Frame 1 (no input): blank canvas, image omitted
Frame 60 (the mouse pressed at the canvas centre just before this capture): blank canvas, image omitted
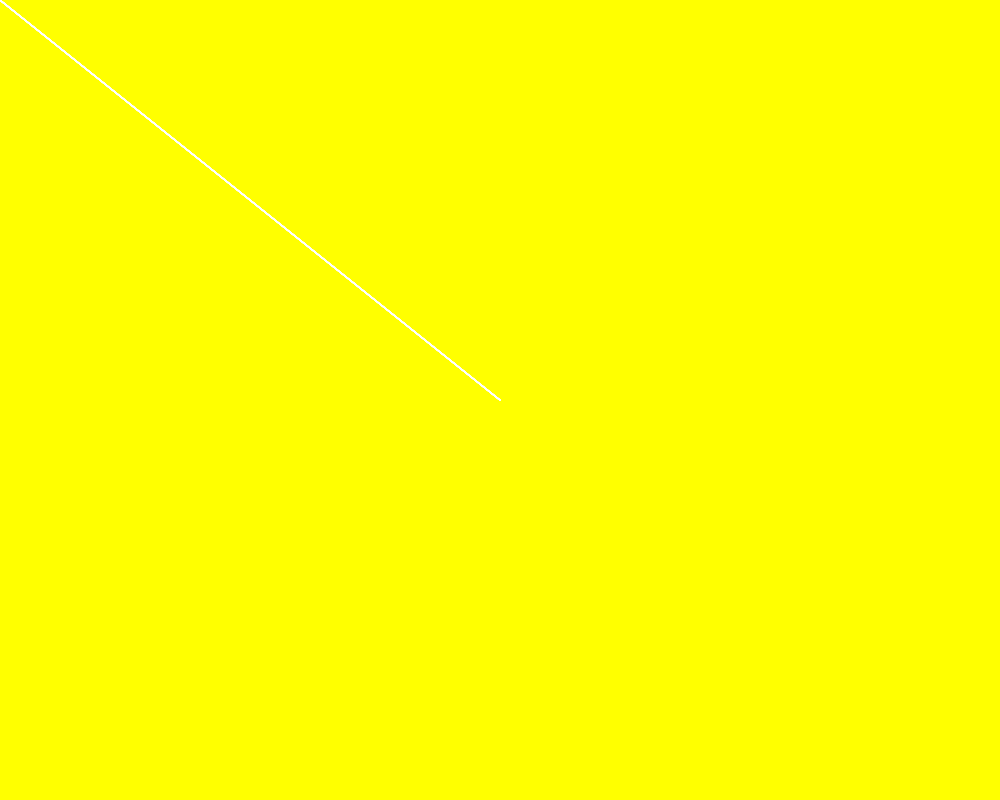
Frame 120 (the mouse held since frame 60 and released just before this capture)

The Processing sketch whose frames 1 and 60 were blank and that drew this single picture after the mouse press (run headless with seeded random() and noise(); from frame 60 on, the mouse is pressed at the canvas centre):

// Processing sketch: processing_182165
// ── processing_182165.pde

void setup() {

size(1000,800);

background(255, 255,0);

}

void draw() {

line(0, 0, mouseX, mouseY);

stroke(mouseX, mouseY, mouseX);

}
